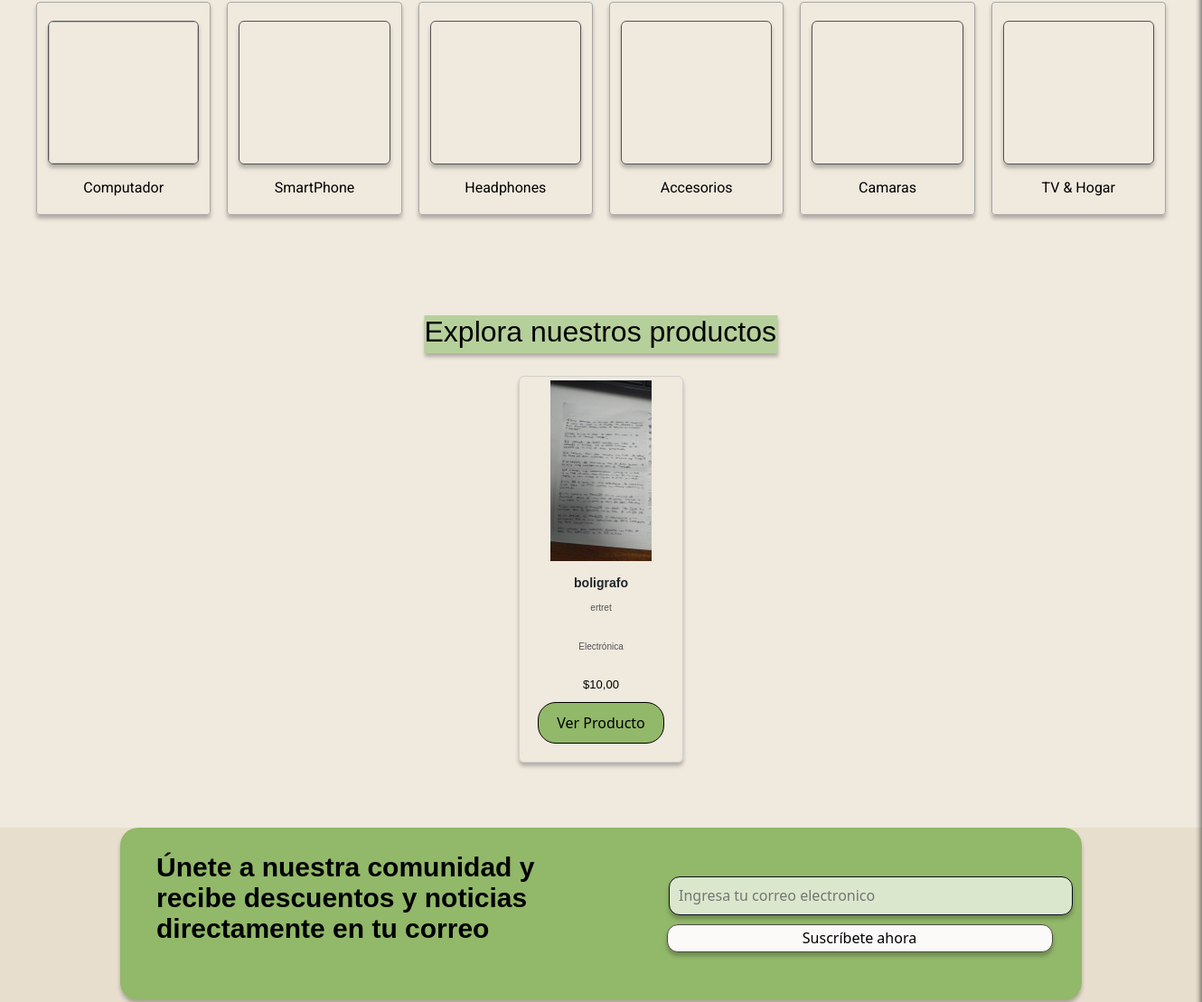
The app's page / (middle part), older data.
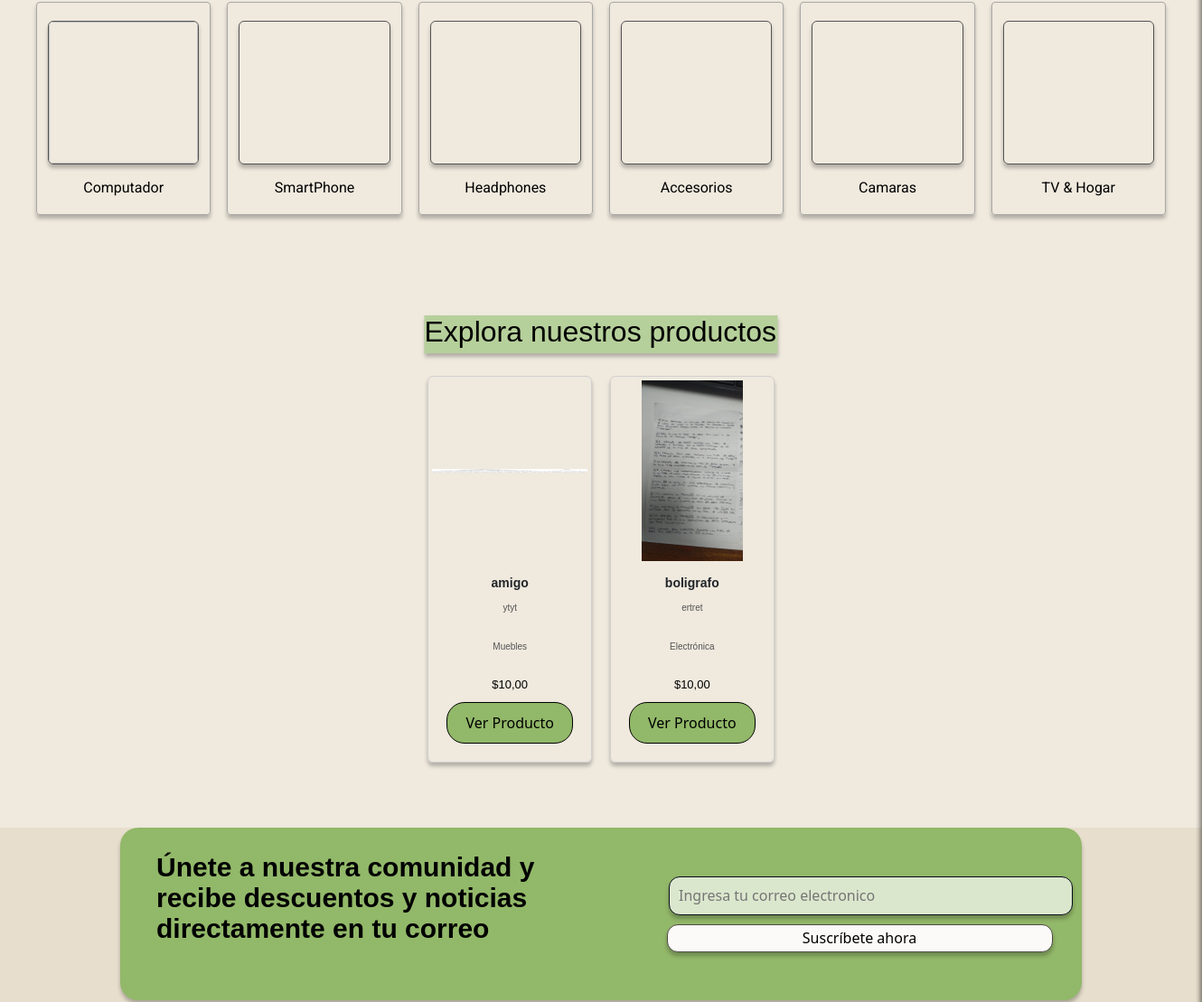
The same page, newer data.
### merkachecheres/models.py (models this page shows, shortened)
class ImagenProducto(models.Model):
    producto = models.ForeignKey(Producto, on_delete=models.CASCADE, related_name='imagenes')
    imagen = models.ImageField(upload_to='productos/imagenes', validators=[validar_extension_imagen])

class Producto(models.Model):
    titulo = models.CharField(max_length=255)
    precio = models.DecimalField(max_digits=10, decimal_places=2, default=0.0)
    descuento = models.DecimalField(max_digits=5, decimal_places=2, null=True, blank=True)
    dimensiones = models.CharField(max_length=100, null=True, blank=True)
    stock = models.IntegerField()
    marca = models.CharField(max_length=100, null=True, blank=True)
    categoria = (
        (1, "Muebles"),
        (2, "Electrónica"),
        (3, "Ropa y Accesorios"),
        (4, "Hogar y Jardín")
    )
    categoria = models.IntegerField(choices=categoria, default=0)
    descripcion = models.TextField()
    fecha_publicacion = models.DateTimeField(auto_now_add=True)

### merkachecheres/views.py (the view)
# urls.py: path('', views.index, name='index'),
def index(request):
    productos = Producto.objects.order_by('?')[:5]
    sesion_activa = request.session.get('validar', None)
    usuario = None  # Inicializa el usuario como `None` por defecto.
    if sesion_activa:
        usuario_id = sesion_activa.get('id')
        usuario = Usuario.objects.get(id=usuario_id)
    carrito = request.session.get('carrito', {})
    total_carrito = sum(item['precio'] * item['cantidad'] for item in carrito.values())
    return render(request, "index.html", {
        'productos': productos,  # Lista de productos seleccionados aleatoriamente.
        'productos_count': productos.count(),  # Cantidad de productos seleccionados.
        'total_carrito': total_carrito,  # Total del carrito (precio total de los productos en el carrito).
        'usuario': usuario,  # Objeto del usuario autenticado (si hay sesión activa).
    })

### merkachecheres/templates/index.html (shortened to what the changed rows need)
{% load static %}
<!DOCTYPE html>
<html lang="es">
<head>
    <link rel="stylesheet" href="{% static 'css/style.css' %}">
    <link rel="stylesheet" href="{% static 'css/styleguide.css' %}">
    <link rel="stylesheet" href="{% static 'css/carrito.css' %}">
    <link href="https://cdn.jsdelivr.net/npm/bootstrap@5.3.0-alpha3/dist/css/bootstrap.min.css" rel="stylesheet">
</head>
<body>
    <div class="landing_page">
        {% include 'user_sidebar.html' %}
        <main>
            <section class="explorar-productos">
                <div class="productos">
                    <div class="contenedor-productos">
                        {% if productos %}
                            {% for producto in productos %}
                            <d  iv class="product">
                                <div class="product_image">
                                    {% for imagen in producto.imagenes.all %}
                                    <img src="{{ imagen.imagen.url }}" alt="{{ producto.titulo }}"
                                        class="product-img {% if forloop.first %}active{% endif %}">
                                    {% endfor %}
                                </div>
                                <div class="content">
                                    <div class="frame-22">
                                        <div class="text_wrapper-8">{{ producto.titulo }}</div>
                                    </div>
                                    <div>
                                        <p class="text_wrapper-9">{{ producto.descripcion }}</p>
                                    </div>
                                    <div>
                                        <p class="text_wrapper-9">{{ producto.get_categoria_display }}</p>
                                    </div>
                                    <div class="precio">
                                        <div class="text_wrapper-10">${{ producto.precio }}</div>
                                    </div>
                                    <div>
                                        <button class="btn-ver-producto" onclick="window.location.href='{% url 'producto' producto.id %}'">Ver Producto</button>
                                    </div>
                                </div>
                            </d>
                            {% endfor %}
                        {% else %}
                            <p>No hay productos disponibles.</p>
                        {% endif %}
                    </div>
                </div>
            </section>
        </main>
                </div>
</body>
</html>

Row changes from the older to the newer data that the page shows:
added Producto: titulo "amigo", descripcion "ytyt", categoria "Muebles", precio "10,00"
added ImagenProducto: imagen (picture), shown under "amigo"
